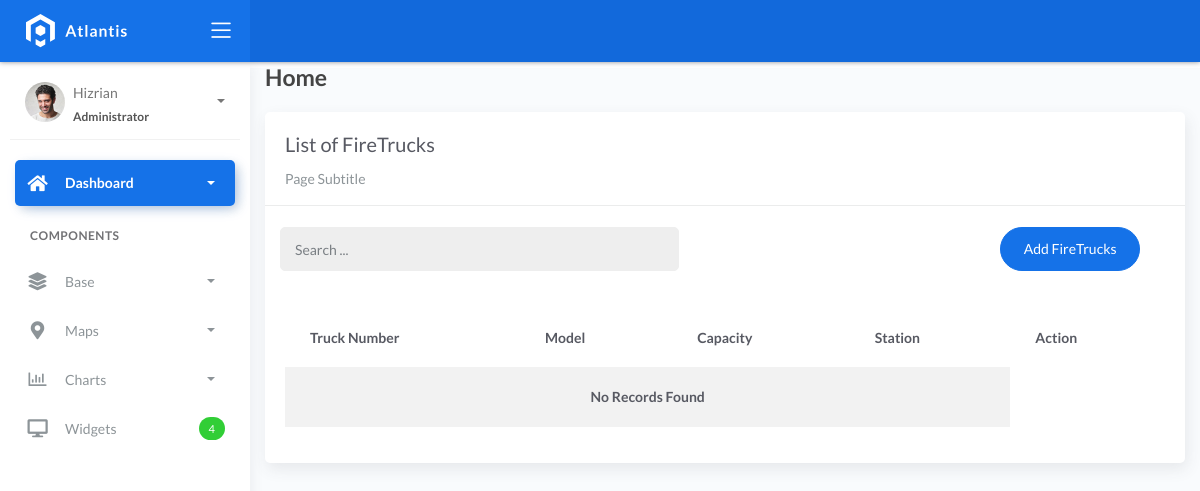
The page /firetrucks/ on the database as committed earlier.
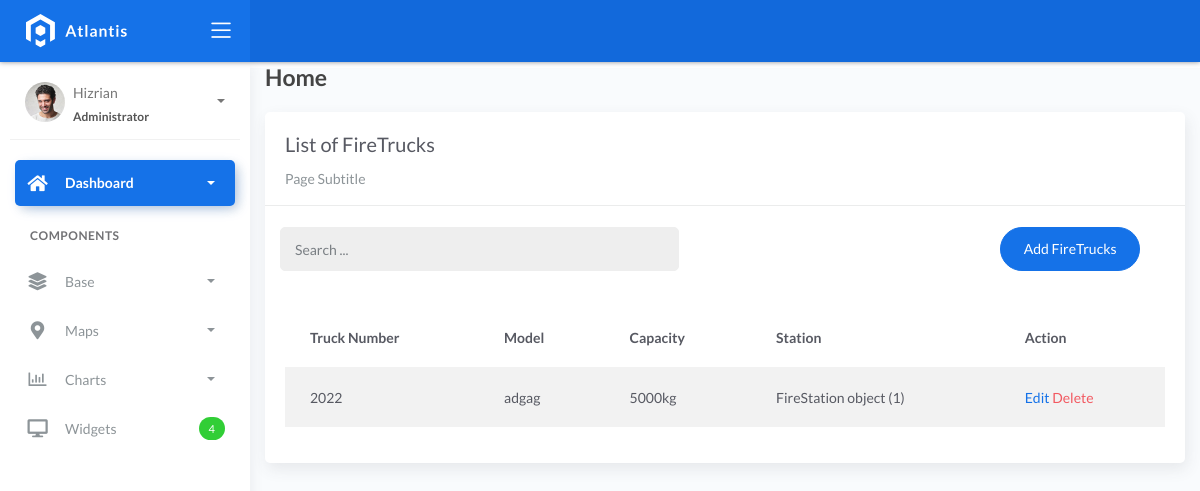
The same page on the database as committed later.
### fire/models.py (models this page shows)
class BaseModel(models.Model):
    created_at = models.DateTimeField(auto_now_add=True, db_index=True)
    updated_at = models.DateTimeField(auto_now=True)
    class Meta:
        abstract = True

class FireTruck(BaseModel):
    truck_number = models.CharField(max_length=150)
    model = models.CharField(max_length=150)
    capacity = models.CharField(max_length=150)  # water
    station = models.ForeignKey(FireStation, on_delete=models.CASCADE)

class FireStation(BaseModel):
    name = models.CharField(max_length=150)
    latitude = models.DecimalField(
        max_digits=22, decimal_places=16, null=True, blank=True)
    longitude = models.DecimalField(
        max_digits=22, decimal_places=16, null=True, blank=True)
    address = models.CharField(max_length=150)
    city = models.CharField(max_length=150)  # can be in separate table
    country = models.CharField(max_length=150)  # can be in separate table

### fire/views.py (the view)
# urls.py: path('firetrucks/', FireTruckListView.as_view(), name='firetruck_list'),
class FireTruckListView(ListView):
    model = FireTruck
    template_name = 'firetruck_list.html'
    context_object_name = 'firetrucks'
    paginate_by = '3'

### templates/firetruck_list.html (shortened to what this page needs)
{% extends 'base.html' %}
{% load static %}
{% block content %}
<div class="content">
    <div class="container-fluid">
        <h4 class="page-title">Home</h4>
        <div class="row">
            <div class="col-md-12">
                <div class="card">
                    <div class="card-header">
                        <div class="card-title">List of FireTrucks </div>
                        <div class="card-category">Page Subtitle</div>
                    </div>
                    <br />
                    <div class="col-md-12 row">
                        <div class="col-md-6">
                            <form class="navbar-left navbar-form nav-search mr-md-3" action="">
                                <div class="input-group">
                                    <input type="text" placeholder="Search ..." class="form-control" />
                                    <div class="input-group-append">
                                        <span class="input-group-text">
                                        </span>
                                    </div>
                                </div>
                            </form>
                        </div>
                        <div class="col-md-6">
                            <div class="pull-right">
                                <a href="{% url 'firetruck_add' %}" class="btn btn-primary btn-rounded ">Add FireTrucks</a>
                            </div>
                        </div>
                    </div>
                    <div class="card-body">
                        <table class="table table-striped mt-3">
                            <thead>
                                <tr>
                                    <th scope="col">Truck Number</th>
                                    <th scope="col">Model</th>
                                    <th scope="col">Capacity </th>
                                    <th scope="col">Station</th>
                                    <th scope="col">Action</th>
                                </tr>
                            </thead>
                            <tbody>
                                {% for object in object_list %}
                                <tr>
                                    <td>{{ object.truck_number }}</td>
                                    <td>{{ object.model }}</td>
                                    <td>{{ object.capacity }}</td>
                                    <td>{{ object.station }}</td>
                                    <td>
                                        <a href="{% url 'firetruck_update' object.id %}">Edit</a>
                                        <a href="{% url 'firetruck_delete' object.id %}" class="text-danger">Delete</a>
                                    </td>
                                </tr>
                                {% empty %}
                                <tr>
                                    <td colspan="4" style="text-align: center;">
                                        <p class="text-sm font-weight-bold mb-0">No Records Found</p>
                                    </td>
                                </tr>
                                {% endfor %}
                            </tbody>
                        </table>
                    </div>
                </div>
            </div>
        </div>
    </div>
</div>
{% endblock %}

### templates/base.html (shortened to what this page needs)
{% load static %}
<!DOCTYPE html>
<html lang="en">
  <head>
    <link rel="stylesheet" href="{% static 'css/bootstrap.min.css' %}" />
    <link rel="stylesheet" href="{% static 'css/atlantis.min.css' %}" />
    <link rel="stylesheet" href="{% static 'css/demo.css' %}" />
  </head>
  <body>
    <div class="wrapper">
      <div class="main-header">
        <div class="logo-header" data-background-color="blue">
          <a href="index.html" class="logo">
            <img src="{% static 'img/logo.svg' %}" alt="navbar brand" class="navbar-brand" />
          </a>
          <div class="nav-toggle">
            <button class="btn btn-toggle toggle-sidebar">
              <i class="icon-menu"></i>
            </button>
          </div>
        </div>
        <nav class="navbar navbar-header navbar-expand-lg" data-background-color="blue2">
        </nav>
      </div>
      <div class="sidebar sidebar-style-2">
        <div class="sidebar-wrapper scrollbar scrollbar-inner">
          <div class="sidebar-content">
            <div class="user">
              <div class="avatar-sm float-left mr-2">
                <img src="{% static 'img/profile.jpg' %}" alt="..." class="avatar-img rounded-circle" />
              </div>
              <div class="info">
                <a data-toggle="collapse" href="#collapseExample" aria-expanded="true">
                  <span>
                    Hizrian
                    <span class="user-level">Administrator</span>
                    <span class="caret"></span>
                  </span>
                </a>
              </div>
            </div>
            <ul class="nav nav-primary">
              <li class="nav-item active">
                <a data-toggle="collapse" href="#dashboard" class="collapsed" aria-expanded="false">
                  <i class="fas fa-home"></i>
                  <p>Dashboard</p>
                  <span class="caret"></span>
                </a>
              </li>
              <li class="nav-section">
                <h4 class="text-section">Components</h4>
              </li>
              <li class="nav-item">
                <a data-toggle="collapse" href="#base">
                  <i class="fas fa-layer-group"></i>
                  <p>Base</p>
                  <span class="caret"></span>
                </a>
              </li>
              <li class="nav-item">
                <a data-toggle="collapse" href="#maps">
                  <i class="fas fa-map-marker-alt"></i>
                  <p>Maps</p>
                  <span class="caret"></span>
                </a>
              </li>
              <li class="nav-item">
                <a data-toggle="collapse" href="#charts">
                  <i class="far fa-chart-bar"></i>
                  <p>Charts</p>
                  <span class="caret"></span>
                </a>
              </li>
              <li class="nav-item">
                <a href="widgets.html">
                  <i class="fas fa-desktop"></i>
                  <p>Widgets</p>
                  <span class="badge badge-success">4</span>
                </a>
              </li>
            </ul>
          </div>
        </div>
      </div>
      <div class="main-panel">
        <div class="content">
          {% block content %}
          {% endblock %}
          </div>
        </div>
        <footer class="footer">
          <div class="container-fluid">
            <nav class="pull-left">
              <ul class="nav">
                <li class="nav-item">
                  <a class="nav-link" href="https://www.themekita.com"> ThemeKita </a>
                </li>
                <li class="nav-item">
                  <a class="nav-link" href="#"> Help </a>
                </li>
                <li class="nav-item">
                  <a class="nav-link" href="#"> Licenses </a>
                </li>
              </ul>
            </nav>
            <div class="copyright ml-auto">2018, made with  by <a href="https://www.themekita.com">ThemeKita</a></div>
          </div>
        </footer>
      </div>
  </body>
</html>

Rows that differ between the two databases and show on the page:
added FireTruck: truck_number "2022", model "adgag", capacity "5000kg", station "FireStation object (1)"
Other text that changed with them:
text no longer shown: "No Records Found"
